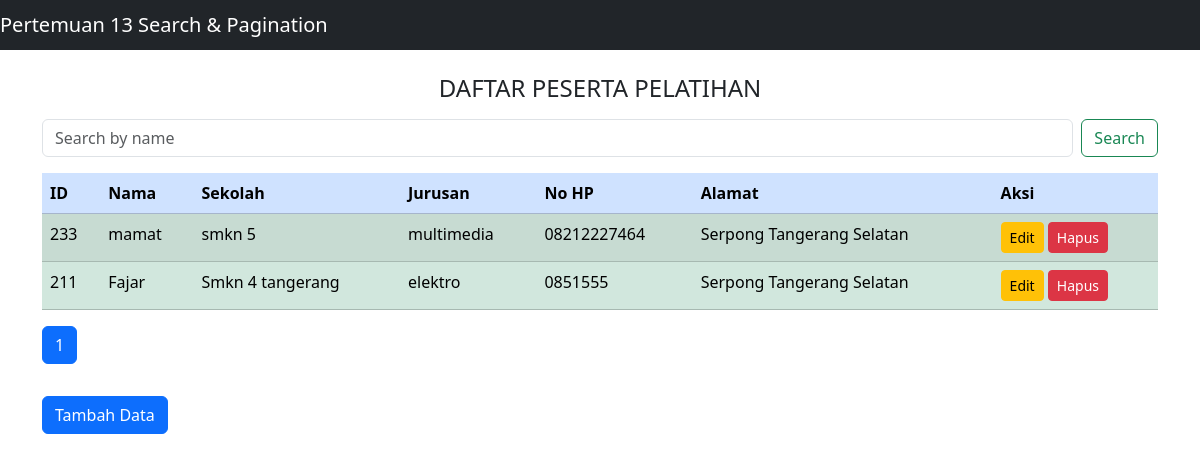
The page / on the database its author committed.
### tables this page shows
CREATE TABLE `peserta` (
  `id_peserta` char(10) NOT NULL,
  `nama` varchar(50) NOT NULL,
  `sekolah` varchar(50) DEFAULT NULL,
  `jurusan` varchar(30) DEFAULT NULL,
  `no_hp` char(15) DEFAULT NULL,
  `alamat` varchar(50) DEFAULT NULL
);

### index.php (the view, shortened to what this page needs)
<!DOCTYPE html>
<html lang="en">
<head>
    <link rel="stylesheet" href="bootstrap-5.0.2-dist/css/bootstrap.css">
</head>
<body>
    <nav class="navbar navbar-dark bg-dark">
        <span class="navbar-brand mb-0 h1">Pertemuan 13 Search & Pagination</span>
    </nav>
    <div class="container mt-4">
        <h4 class="text-center">DAFTAR PESERTA PELATIHAN</h4>
        <form method="GET" class="d-flex my-3">
            <input class="form-control me-2" type="search" name="search" placeholder="Search by name" aria-label="Search" value="<?php echo isset($_GET['search']) ? htmlspecialchars($_GET['search']) : ''; ?>">
            <button class="btn btn-outline-success" type="submit">Search</button>
        </form>
        <?php
        include "koneksi.php";
        $searchQuery = "";
        $limit = 10;
        $page = isset($_GET['page']) ? (int)$_GET['page'] : 1;
        $offset = ($page - 1) * $limit;
        $totalQuery = "SELECT COUNT(*) AS total FROM peserta $searchQuery";
        $result = mysqli_query($kon, $totalQuery);
        $totalData = mysqli_fetch_assoc($result)['total'];
        $totalPages = ceil($totalData / $limit);
        $sql = "SELECT * FROM peserta $searchQuery ORDER BY id_peserta DESC LIMIT $limit OFFSET $offset";
        $hasil = mysqli_query($kon, $sql);
        echo "<table class='table table-success table-striped'>";
        echo "<thead class='table-primary'>";
        echo "<tr>
                <th>ID</th>
                <th>Nama</th>
                <th>Sekolah</th>
                <th>Jurusan</th>
                <th>No HP</th>
                <th>Alamat</th>
                <th colspan='2'>Aksi</th>
              </tr>
              </thead>
              <tbody>";
        while ($data = mysqli_fetch_assoc($hasil)) {
            echo "<tr>
                    <td>{$data['id_peserta']}</td>
                    <td>{$data['nama']}</td>
                    <td>{$data['sekolah']}</td>
                    <td>{$data['jurusan']}</td>
                    <td>{$data['no_hp']}</td>
                    <td>{$data['alamat']}</td>
                    <td>
                        <a href='update.php?id_peserta=" . htmlspecialchars($data['id_peserta']) . "' class='btn btn-warning btn-sm'>Edit</a>
                        <a href='" . htmlspecialchars($_SERVER["PHP_SELF"]) . "?id_peserta=" . $data['id_peserta'] . "' class='btn btn-danger btn-sm'>Hapus</a>
                    </td>
                  </tr>";
        }
        echo "</tbody></table>";
        ?>
        <nav>
            <ul class="pagination">
                <?php for ($i = 1; $i <= $totalPages; $i++): ?>
                    <li class="page-item <?php echo ($i == $page) ? 'active' : ''; ?>">
                        <a class="page-link" href="?page=<?php echo $i; ?>&search=<?php echo isset($search) ? $search : ''; ?>"><?php echo $i; ?></a>
                    </li>
                <?php endfor; ?>
            </ul>
        </nav>
        <a href="create.php" class="btn btn-primary mt-3">Tambah Data</a>
    </div>
</body>
</html>

### rows shown on the page
peserta: id_peserta "233", nama "mamat", sekolah "smkn 5", jurusan "multimedia", no_hp "08212227464", alamat "Serpong Tangerang Selatan"
peserta: id_peserta "211", nama "Fajar", sekolah "Smkn 4 tangerang", jurusan "elektro", no_hp "0851555", alamat "Serpong Tangerang Selatan"
